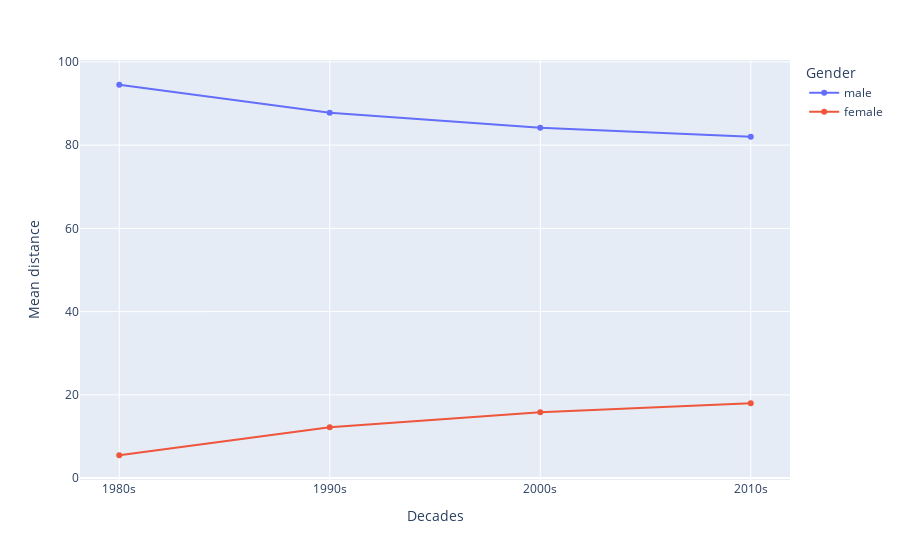

Here is the notebook cell this chart was saved with:
### Code cell
px.line(mean_dis,
        x='Decades',
        y='Mean distance',
        color='Gender',
        markers=True
        )

### Figure 1 — Plotly figure (JSON) as saved in the notebook; plotly's stock layout.template omitted (floating-point values rounded to 4 significant figures)
{"data": [{"hovertemplate": "Gender=male<br>Decades=%{x}<br>Mean distance=%{y}<extra></extra>", "legendgroup": "male", "line": {"color": "#636efa", "dash": "solid"}, "marker": {"symbol": "circle"}, "mode": "lines+markers", "name": "male", "orientation": "v", "showlegend": true, "type": "scatter", "x": ["1980s", "1990s", "2000s", "2010s"], "xaxis": "x", "y": [94.51, 87.76, 84.19, 82.04], "yaxis": "y"}, {"hovertemplate": "Gender=female<br>Decades=%{x}<br>Mean distance=%{y}<extra></extra>", "legendgroup": "female", "line": {"color": "#EF553B", "dash": "solid"}, "marker": {"symbol": "circle"}, "mode": "lines+markers", "name": "female", "orientation": "v", "showlegend": true, "type": "scatter", "x": ["1980s", "1990s", "2000s", "2010s"], "xaxis": "x", "y": [5.49, 12.24, 15.81, 17.96], "yaxis": "y"}], "layout": {"legend": {"title": {"text": "Gender"}, "tracegroupgap": 0}, "margin": {"t": 60}, "xaxis": {"anchor": "y", "domain": [0, 1], "title": {"text": "Decades"}}, "yaxis": {"anchor": "x", "domain": [0, 1], "title": {"text": "Mean distance"}}}}
